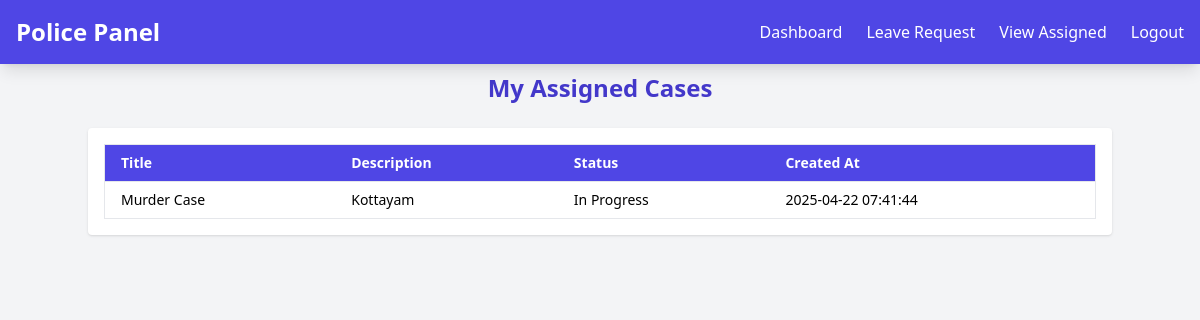
The page /police/view_cases.php (signed in) on the database its author committed.
### tables this page shows
CREATE TABLE `cases` (
  `id` int(11) NOT NULL,
  `case_title` varchar(255) NOT NULL,
  `case_description` text DEFAULT NULL,
  `assigned_to` int(11) DEFAULT NULL,
  `status` varchar(50) DEFAULT 'open',
  `created_at` timestamp NOT NULL DEFAULT current_timestamp()
);

### police/view_cases.php (the view, shortened to what this page needs)
<?php
include '../db_connect.php';
$officer_id = $_SESSION['police_id'];
$query = "
    SELECT c.id, c.case_title, c.case_description, c.status, c.created_at
    FROM cases c
    JOIN case_officers co ON c.id = co.case_id
    WHERE co.officer_id = ?
    ORDER BY c.created_at DESC
";
$stmt = $conn->prepare($query);
$stmt->bind_param("i", $officer_id);
$stmt->execute();
$result = $stmt->get_result();
?>
<!DOCTYPE html>
<html>
<head>
    <script src="https://cdn.tailwindcss.com"></script>
</head>
<body class="bg-gray-100 p-6">
    <?php include 'navbar.php'; ?>
    <br><br>
    <div class="max-w-5xl mx-auto">
        <h2 class="text-2xl font-bold mb-6 text-indigo-700 text-center">My Assigned Cases</h2>
        <div class="bg-white p-4 rounded shadow overflow-x-auto">
            <table class="w-full border text-sm">
                <thead class="bg-indigo-600 text-white">
                    <tr>
                        <th class="px-4 py-2 text-left">Title</th>
                        <th class="px-4 py-2 text-left">Description</th>
                        <th class="px-4 py-2 text-left">Status</th>
                        <th class="px-4 py-2 text-left">Created At</th>
                    </tr>
                </thead>
                <tbody>
                    <?php while ($row = $result->fetch_assoc()): ?>
                        <tr class="border-t">
                            <td class="px-4 py-2"><?= htmlspecialchars($row['case_title']) ?></td>
                            <td class="px-4 py-2"><?= htmlspecialchars($row['case_description']) ?></td>
                            <td class="px-4 py-2"><?= htmlspecialchars($row['status']) ?></td>
                            <td class="px-4 py-2"><?= $row['created_at'] ?></td>
                        </tr>
                    <?php endwhile; ?>
                </tbody>
            </table>
        </div>
    </div>
</body>
</html>

### rows shown on the page
cases: case_title "Murder Case", case_description "Kottayam", status "In Progress", created_at "2025-04-22 07:41:44"
